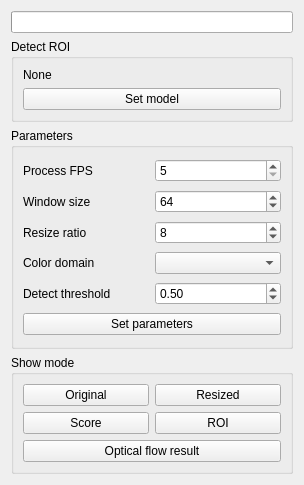
<?xml version="1.0" encoding="UTF-8"?>
<ui version="4.0">
 <class>Form</class>
 <widget class="QWidget" name="Form">
  <property name="geometry">
   <rect>
    <x>0</x>
    <y>0</y>
    <width>304</width>
    <height>485</height>
   </rect>
  </property>
  <property name="windowTitle">
   <string>Form</string>
  </property>
  <layout class="QVBoxLayout" name="verticalLayout">
   <item>
    <widget class="QProgressBar" name="progress_bar">
     <property name="value">
      <number>0</number>
     </property>
     <property name="textVisible">
      <bool>false</bool>
     </property>
    </widget>
   </item>
   <item>
    <widget class="QGroupBox" name="groupBox_8">
     <property name="title">
      <string>Detect ROI</string>
     </property>
     <layout class="QVBoxLayout" name="verticalLayout_12">
      <item>
       <widget class="QLabel" name="lbl_model_name">
        <property name="text">
         <string>None</string>
        </property>
       </widget>
      </item>
      <item>
       <widget class="QPushButton" name="b_set_model">
        <property name="text">
         <string>Set model</string>
        </property>
       </widget>
      </item>
     </layout>
    </widget>
   </item>
   <item>
    <widget class="QGroupBox" name="groupBox_6">
     <property name="sizePolicy">
      <sizepolicy hsizetype="Expanding" vsizetype="Expanding">
       <horstretch>0</horstretch>
       <verstretch>0</verstretch>
      </sizepolicy>
     </property>
     <property name="title">
      <string>Parameters</string>
     </property>
     <layout class="QGridLayout" name="gridLayout_5">
      <item row="0" column="1">
       <widget class="QSpinBox" name="spin_process_fps">
        <property name="minimum">
         <number>5</number>
        </property>
        <property name="maximum">
         <number>60</number>
        </property>
        <property name="value">
         <number>5</number>
        </property>
       </widget>
      </item>
      <item row="2" column="1">
       <widget class="QSpinBox" name="spin_resize_ratio">
        <property name="minimum">
         <number>1</number>
        </property>
        <property name="maximum">
         <number>100</number>
        </property>
        <property name="value">
         <number>8</number>
        </property>
       </widget>
      </item>
      <item row="3" column="1">
       <widget class="QComboBox" name="combo_color_domain"/>
      </item>
      <item row="4" column="1">
       <widget class="QDoubleSpinBox" name="spin_threshold">
        <property name="maximum">
         <double>1.000000000000000</double>
        </property>
        <property name="singleStep">
         <double>0.010000000000000</double>
        </property>
        <property name="value">
         <double>0.500000000000000</double>
        </property>
       </widget>
      </item>
      <item row="1" column="1">
       <widget class="QSpinBox" name="spin_window_size">
        <property name="minimum">
         <number>1</number>
        </property>
        <property name="maximum">
         <number>1024</number>
        </property>
        <property name="value">
         <number>64</number>
        </property>
       </widget>
      </item>
      <item row="1" column="0">
       <widget class="QLabel" name="label_10">
        <property name="text">
         <string>Window size</string>
        </property>
       </widget>
      </item>
      <item row="2" column="0">
       <widget class="QLabel" name="label_11">
        <property name="text">
         <string>Resize ratio</string>
        </property>
       </widget>
      </item>
      <item row="0" column="0">
       <widget class="QLabel" name="label_9">
        <property name="text">
         <string>Process FPS</string>
        </property>
       </widget>
      </item>
      <item row="4" column="0">
       <widget class="QLabel" name="label_12">
        <property name="text">
         <string>Detect threshold</string>
        </property>
       </widget>
      </item>
      <item row="3" column="0">
       <widget class="QLabel" name="label_13">
        <property name="text">
         <string>Color domain</string>
        </property>
       </widget>
      </item>
      <item row="5" column="0" colspan="2">
       <widget class="QPushButton" name="b_set_parameter">
        <property name="text">
         <string>Set parameters</string>
        </property>
       </widget>
      </item>
     </layout>
    </widget>
   </item>
   <item>
    <widget class="QGroupBox" name="groupBox_9">
     <property name="title">
      <string>Show mode</string>
     </property>
     <layout class="QGridLayout" name="gridLayout_7">
      <item row="2" column="1">
       <widget class="QPushButton" name="b_show_roi">
        <property name="text">
         <string>ROI</string>
        </property>
       </widget>
      </item>
      <item row="0" column="1">
       <widget class="QPushButton" name="b_show_resized">
        <property name="text">
         <string>Resized</string>
        </property>
       </widget>
      </item>
      <item row="0" column="0">
       <widget class="QPushButton" name="b_show_original">
        <property name="text">
         <string>Original</string>
        </property>
       </widget>
      </item>
      <item row="2" column="0">
       <widget class="QPushButton" name="b_show_score">
        <property name="text">
         <string>Score</string>
        </property>
       </widget>
      </item>
      <item row="3" column="0" colspan="2">
       <widget class="QPushButton" name="b_show_optical">
        <property name="text">
         <string>Optical flow result</string>
        </property>
       </widget>
      </item>
     </layout>
    </widget>
   </item>
  </layout>
 </widget>
 <resources/>
 <connections/>
</ui>
